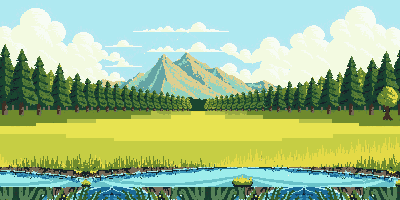
#> input picture reino-por-conquista-godot/assets_v2/cenario/base/placa_base.png, 400 x 200 px; the run also reads 1 picture not shown here
$ python auditar_luz.py
#> lines starting #> are read from the running program, lines starting #| are printed output that depends on the picture; after the words box and inside, x2 and y2 are one past the last pixel; in counts of white or black regions, pixels touching at a corner belong together
#!/usr/bin/env python3
"""Auditoria de LUZ da placa base (addendum v3.2 §B) — diagnóstico de $0.

O SUFIXO_LUZ congelado diz sol no canto superior-DIREITO. Para cada banda,
mede-se de que lado dos volumes está o claro:

  montanhas  — flanco esquerdo vs direito de cada maciço (componentes do
               mask de rocha), L médio por lado
  nuvens     — metade esquerda vs direita de cada blob extraído
  floresta   — perfil médio da árvore (dobra pelo período detectado por
               autocorrelação): posição do realce vs centro da copa
  juncos     — pixels claros (pontas) vs escuros por touceira do motivo
  troncos    — coluna esquerda vs direita de cada tronco marrom
  pedras     — metade esquerda vs direita do blob da pedra do rio

Veredito por banda: DIREITA (coerente com o estilo congelado), ESQUERDA
(contradiz) ou AMBÍGUO (|Δ| pequeno). Também mede cor_horizonte e meio_tom
para o shader de recessão (§B: "não chutar — medir").
"""

from pathlib import Path

import numpy as np
from PIL import Image

RAIZ = Path(__file__).resolve().parent.parent.parent
CEN = RAIZ / "reino-por-conquista-godot" / "assets_v2" / "cenario"

LIMIAR_AMBIGUO = 4.0        # |ΔL| < isto = sem direcionalidade legível


def L(rgb: np.ndarray) -> np.ndarray:
    return (0.2126 * rgb[..., 0] + 0.7152 * rgb[..., 1]
            + 0.0722 * rgb[..., 2]).astype(float)


def _rotular(mask: np.ndarray) -> tuple[np.ndarray, int]:
    H, W = mask.shape
    rot = np.zeros((H, W), int)
    n = 0
    for i in range(H):
        for j in range(W):
            if mask[i, j] and rot[i, j] == 0:
                n += 1
                pilha = [(i, j)]
                rot[i, j] = n
                while pilha:
                    a, b = pilha.pop()
                    for da, db in ((1, 0), (-1, 0), (0, 1), (0, -1)):
                        na, nb = a + da, b + db
                        if 0 <= na < H and 0 <= nb < W and \
                                mask[na, nb] and rot[na, nb] == 0:
                            rot[na, nb] = n
                            pilha.append((na, nb))
    return rot, n


def _veredito(dL: float) -> str:
    if abs(dL) < LIMIAR_AMBIGUO:
        return "AMBÍGUO"
    return "DIREITA ✅" if dL > 0 else "ESQUERDA 🔴"


def _lados(lum: np.ndarray, mask: np.ndarray, rot: np.ndarray,
           comp: int) -> float:
    """ΔL = (metade direita − metade esquerda) do componente."""
    ys, xs = np.nonzero(rot == comp)
    cx = xs.mean()
    esq = lum[ys[xs < cx], xs[xs < cx]]
    dire = lum[ys[xs >= cx], xs[xs >= cx]]
    if len(esq) == 0 or len(dire) == 0:
        return 0.0
    return float(dire.mean() - esq.mean())


def montanhas(placa: np.ndarray) -> tuple[str, str]:
    """Pares horizontais tan/teal — a medida que funciona em listras.

    Médias por flanco e gradiente médio FALHARAM aqui (registrado): o
    maciço é listrado em diagonais tan/teal, então flanco e gradiente se
    cancelam; e o teal sombrio é da mesma família do céu com bruma, o que
    fura qualquer classificador céu-vs-rocha. O que sobrevive à listra:
    contar pares (x, x+3) — claro à esquerda do escuro = espigões com a
    face direita na sombra = sol pela ESQUERDA.
    """
    # Janela do maciço central. Acompanha o deslocamento do v3.4 §B: o
    # maciço desceu 20px (transformar_placa.py mediu x=137..227, cume y=52).
    faixa = placa[45:78, 130:235]
    r, g, b = (faixa[..., k].astype(int) for k in range(3))
    lum = L(faixa)
    tan = (r - b > 30)
    teal = (b >= r - 10) & (lum < 195) & ~tan
    d = 3
    tan_teal = int((tan[:, :-d] & teal[:, d:]).sum())   # claro à esq
    teal_tan = int((teal[:, :-d] & tan[:, d:]).sum())   # claro à dir
    razao = tan_teal / max(1, teal_tan)
    if 0.87 <= razao <= 1.15:
        v = "AMBÍGUO"
    else:
        v = "DIREITA ✅" if razao < 1.0 else "ESQUERDA 🔴"
    return v, (f"pares claro-esq {tan_teal} vs claro-dir {teal_tan} "
               f"(razão {razao:.2f})")


def nuvens_bandas() -> tuple[str, str]:
    dLs = []
    for nome in ("nuvens_lenta", "nuvens_rapida"):
        arq = CEN / "base" / "derivados" / f"{nome}.png"
        rgba = np.array(Image.open(arq).convert("RGBA"))
        mask = rgba[..., 3] > 0
        lum = L(rgba[..., :3].astype(int))
        rot, n = _rotular(mask)
        tam = np.bincount(rot.ravel())[1:]
        for comp in range(1, n + 1):
            if tam[comp - 1] >= 40:
                dLs.append(_lados(lum, mask, rot, comp))
    media = float(np.mean(dLs))
    return _veredito(media), (f"{len(dLs)} blobs, ΔL médio {media:+.1f} "
                              f"(mín {min(dLs):+.1f}, máx {max(dLs):+.1f})")


def _dobrar(faixa: np.ndarray, mask: np.ndarray) -> tuple[int, float]:
    """Período por autocorrelação + ΔL alinhado ao CENTRO do elemento.

    A fase da dobra é arbitrária — comparar o pico de L com per/2 sem
    alinhar mede a fase, não a luz. Alinha-se rolando a dobra para que o
    pico de DENSIDADE da máscara (o corpo do elemento) fique no centro;
    aí sim: L médio do lado direito − lado esquerdo do corpo.
    """
    lum = L(faixa)
    with np.errstate(invalid="ignore"):
        col = np.nanmean(np.where(mask, lum, np.nan), axis=0)
    col = np.nan_to_num(col, nan=np.nanmean(col[~np.isnan(col)]))
    dens = mask.sum(axis=0).astype(float)
    c0 = col - col.mean()
    ac = np.correlate(c0, c0, "full")[len(c0) - 1:]
    per = int(np.argmax(ac[8:80]) + 8)          # período plausível 8..80px
    reps = len(col) // per
    dobra_l = col[:reps * per].reshape(reps, per).mean(axis=0)
    dobra_d = dens[:reps * per].reshape(reps, per).mean(axis=0)
    rolo = per // 2 - int(np.argmax(dobra_d))
    dobra_l = np.roll(dobra_l, rolo)
    meio = per // 2
    dL = float(dobra_l[meio:].mean() - dobra_l[:meio].mean())
    return per, dL


def floresta(placa: np.ndarray) -> tuple[str, str]:
    faixa = placa[58:105]
    r, g, b = (faixa[..., k].astype(int) for k in range(3))
    copa = (g >= r) & (g > b)                   # verdes das copas
    per, dL = _dobrar(faixa, copa)
    return _veredito(dL), f"período {per}px, realce {'dir' if dL > 0 else 'esq'} ΔL={dL:+.1f}"


def juncos(placa: np.ndarray) -> tuple[str, str]:
    faixa = placa[182:198]
    r, g, b = (faixa[..., k].astype(int) for k in range(3))
    junco = ~((b > 120) & (b > r + 20)) & (g > r)
    per, dL = _dobrar(faixa, junco)
    return _veredito(dL), f"período {per}px, realce {'dir' if dL > 0 else 'esq'} ΔL={dL:+.1f}"


def troncos(placa: np.ndarray) -> tuple[str, str]:
    faixa = placa[92:111]
    r, g, b = (faixa[..., k].astype(int) for k in range(3))
    lum = L(faixa)
    tronco = (r > g) & (g >= b) & (r - b > 25) & (r < 200)
    rot, n = _rotular(tronco)
    tam = np.bincount(rot.ravel())[1:]
    dLs = [_lados(lum, tronco, rot, c)
           for c in range(1, n + 1) if tam[c - 1] >= 12]
    media = float(np.mean(dLs))
    return _veredito(media), f"{len(dLs)} troncos, ΔL médio {media:+.1f}"


def pedras(placa: np.ndarray) -> tuple[str, str]:
    # a pedra musgosa do rio (única pedra franca da placa)
    faixa = placa[176:196, 40:100]   # pedra espelhada junto com a placa
    r, g, b = (faixa[..., k].astype(int) for k in range(3))
    lum = L(faixa)
    pedra = ~((b > 120) & (b > r + 20))
    rot, n = _rotular(pedra)
    tam = np.bincount(rot.ravel())[1:]
    comp = int(np.argmax(tam)) + 1
    dL = _lados(lum, pedra, rot, comp)
    return _veredito(dL), f"blob {tam[comp - 1]}px, ΔL={dL:+.1f}"


def medidas_recessao(placa: np.ndarray) -> None:
    faixa = placa[0:78]
    r, g, b = (faixa[..., k].astype(int) for k in range(3))
    lum = L(faixa)
    nuvem = (r > 170) & (g > 180) & (b - r < 45) & (r - b < 30)
    ceu = (b >= r + 30) & (lum > 150) & ~nuvem
    verde = (g >= r) & (g > b) & ~ceu
    rocha = ~(nuvem | ceu | verde)
    horiz = faixa[60:75][ceu[60:75]]
    cor = horiz.reshape(-1, 3).mean(axis=0) / 255.0
    meio = float(lum[rocha].mean() / 255.0)
    print(f"\n  medidas p/ recessão (§B, medir não chutar):")
    print(f"    cor_horizonte = vec3({cor[0]:.3f}, {cor[1]:.3f}, {cor[2]:.3f})")
    print(f"    meio_tom      = {meio:.3f}")


if __name__ == "__main__":
    placa = np.array(Image.open(
        CEN / "base" / "placa_base.png").convert("RGB"))
#> placa is the input picture: shape (200, 400, 3); mean R, G, B 160.4, 189.5, 141.9
    print("AUDITORIA DE LUZ — sol congelado: superior-DIREITO\n")
    print(f"  {'banda':<12} {'veredito':<12} detalhe")
    for nome, fn in (("montanhas", montanhas), ("nuvens", nuvens_bandas),
                     ("floresta", floresta), ("juncos", juncos),
                     ("troncos", troncos), ("pedras", pedras)):
        v, det = fn(placa) if nome != "nuvens" else fn()
        print(f"  {nome:<12} {v:<12} {det}")
#> this loop made 6 passes
#> (v, det) on passes 3 to 4: ('DIREITA ✅', 'período 18px, realce dir ΔL=+8.2'), ('AMBÍGUO', 'período 20px, realce dir ΔL=+0.0')
#> v on pass 1: 'DIREITA ✅'
#|   montanhas    DIREITA ✅    pares claro-esq 100 vs claro-dir 168 (razão 0.60)
#|   nuvens       AMBÍGUO      6 blobs, ΔL médio +0.1 (mín -2.7, máx +2.7)
#|   floresta     DIREITA ✅    período 18px, realce dir ΔL=+8.2
#|   juncos       AMBÍGUO      período 20px, realce dir ΔL=+0.0
#|   troncos      DIREITA ✅    16 troncos, ΔL médio +24.3
#|   pedras       DIREITA ✅    blob 437px, ΔL=+4.8
#> pass 1, in montanhas, `r, g, b = (faixa[..., k].astype(int) for k in range(3))`:
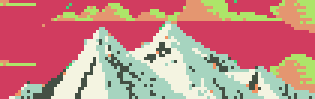
#> b: shape (33, 105) int64 (shown 3 times larger); 8 distinct labels, from 145 to 244; one colour per label, 0 black
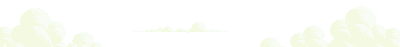
#> input picture reino-por-conquista-godot/assets_v2/cenario/base/derivados/nuvens_lenta.png, 400 x 47 px
    medidas_recessao(placa)
#> in medidas_recessao, `r, g, b = (faixa[..., k].astype(int) for k in range(3))`:
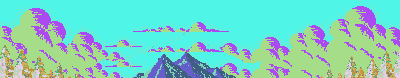
#> r: shape (78, 400) int64; 25 distinct labels, from 22 to 247; one colour per label, 0 black
#> in medidas_recessao, `r, g, b = (faixa[..., k].astype(int) for k in range(3))`:
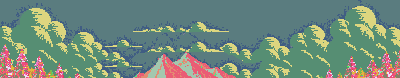
#> g: shape (78, 400) int64; 25 distinct labels, from 33 to 252; one colour per label, 0 black
#> in medidas_recessao, `r, g, b = (faixa[..., k].astype(int) for k in range(3))`:
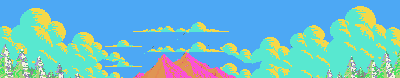
#> b: shape (78, 400) int64; 23 distinct labels, from 36 to 244; one colour per label, 0 black
#> in medidas_recessao, `nuvem = (r > 170) & (g > 180) & (b - r < 45) & (r - b < 30)`:
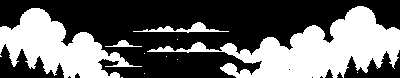
#> nuvem: shape (78, 400) bool; 39.7% white; 12 white regions (8 under 20 px), largest, box (x1, y1, x2, y2) and area: (147, 6, 400, 78) 7278, (0, 8, 142, 78) 4661, (133, 22, 229, 33) 337, (105, 40, 142, 47) 103
#> in medidas_recessao, `ceu = (b >= r + 30) & (lum > 150) & ~nuvem`: ceu: shape (78, 400) bool; 52.1% white; 15 black regions (9 under 20 px), largest, box (x1, y1, x2, y2) and area: (147, 6, 400, 78) 8501, (0, 8, 142, 78) 5695, (133, 22, 229, 33) 337, (162, 54, 192, 78) 269, (105, 40, 142, 47) 103, (135, 73, 145, 78) 26
#> in medidas_recessao, `verde = (g >= r) & (g > b) & ~ceu`: verde: shape (78, 400) bool; 45.6% white; 10 white regions (6 under 20 px), largest, box (x1, y1, x2, y2) and area: (147, 6, 400, 78) 8109, (0, 8, 142, 78) 5659, (133, 22, 229, 33) 337, (105, 40, 142, 47) 103
#> in medidas_recessao, `rocha = ~(nuvem | ceu | verde)`:
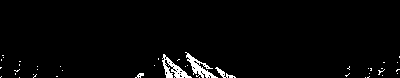
#> rocha: shape (78, 400) bool; 2.3% white; 42 white regions (38 under 20 px), largest, box (x1, y1, x2, y2) and area: (185, 52, 218, 78) 271, (162, 54, 192, 78) 268, (215, 67, 236, 78) 71, (135, 73, 144, 78) 25
#> in medidas_recessao, `horiz = faixa[60:75][ceu[60:75]]`: horiz = 1506 rows, first 8: [185, 231, 241], [175, 233, 241], [175, 233, 241], [185, 231, 241], [185, 231, 241], [175, 233, 241], [175, 233, 241], [175, 233, 241]
#> in medidas_recessao, `cor = horiz.reshape(-1, 3).mean(axis=0) / 255.0`: cor = [0.616, 0.839, 0.854]
#> in medidas_recessao, `meio = float(lum[rocha].mean() / 255.0)`: meio = 0.726
#|     cor_horizonte = vec3(0.616, 0.839, 0.854)
#|     meio_tom      = 0.726
